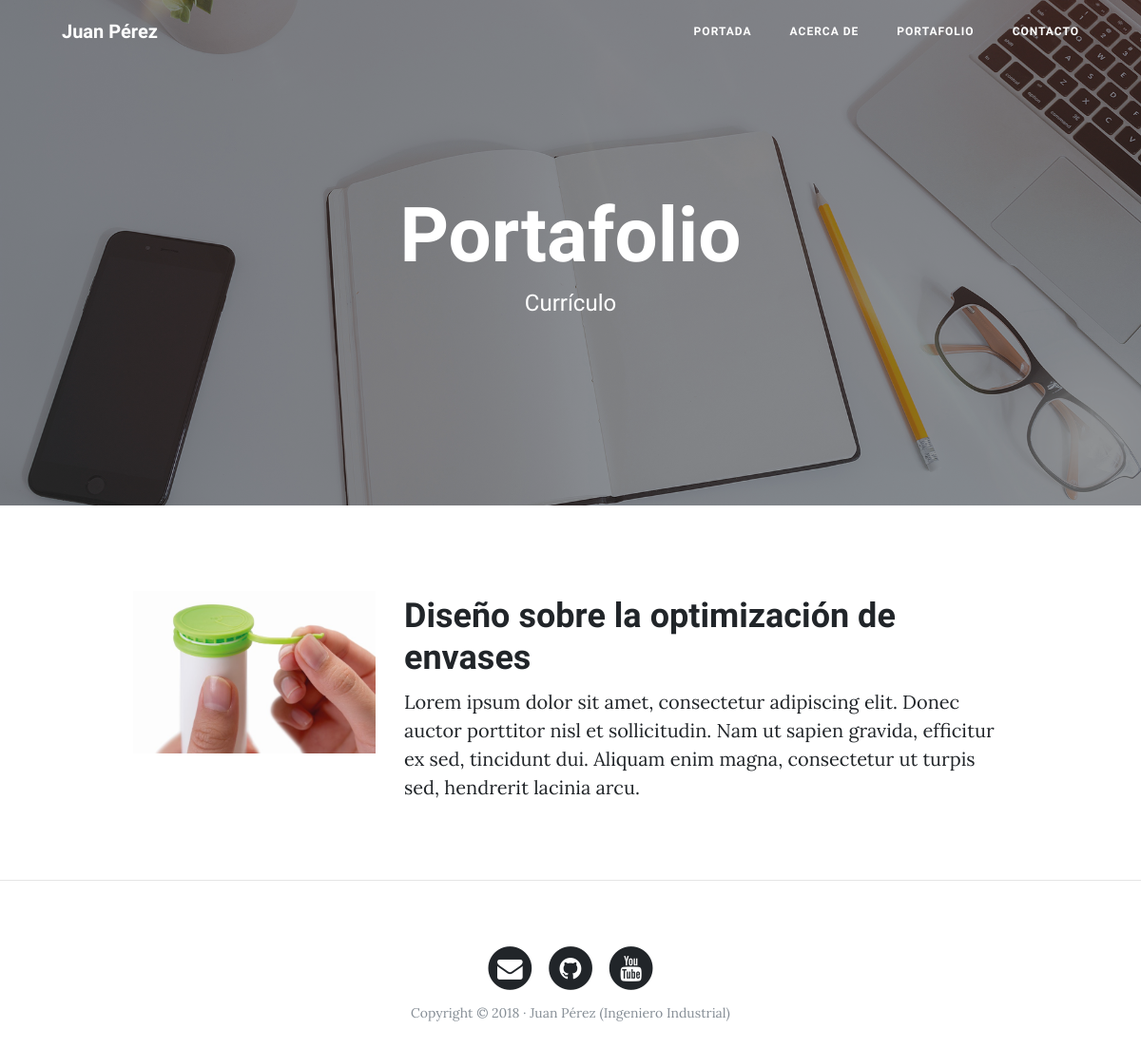
/portfolio/, run on an earlier commit of the app's database.
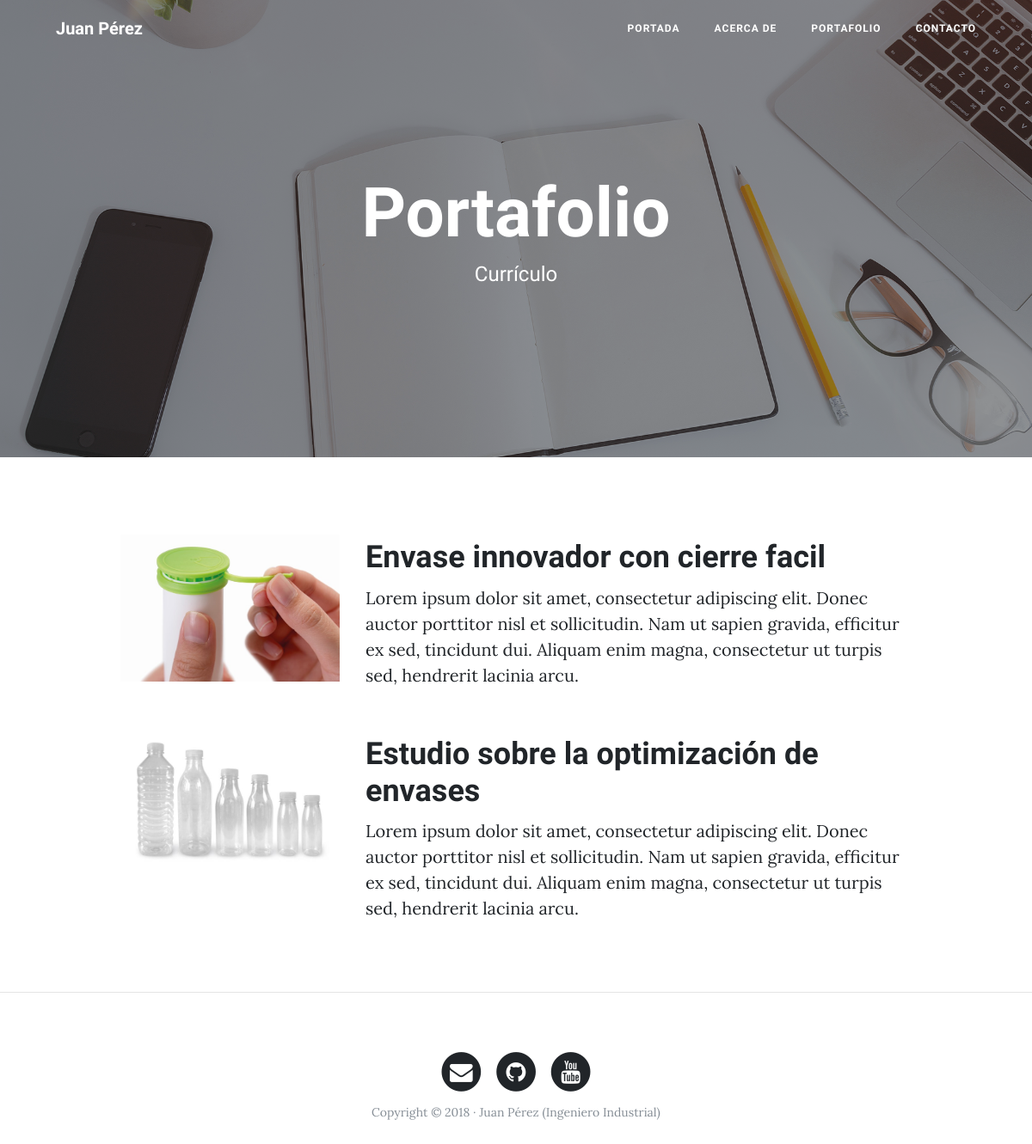
And on a later commit of the database.
### portfolio/models.py (models this page shows, shortened)
class Project(models.Model):
    title = models.CharField(max_length=200, verbose_name='Titulo')
    description = models.TextField(verbose_name='Descripcion')
    image = models.ImageField( verbose_name='Imagen', upload_to='projects')
    link = models.URLField(verbose_name='Direccion Web', null=True, blank=True)
    created = models.DateTimeField(auto_now_add=True, verbose_name='Fecha de creacion')
    updated = models.DateTimeField(auto_now=True, verbose_name='Fecha de edicion')
    class Meta:
        verbose_name='proyecto'
        verbose_name_plural='proyectos'
        ordering = ["-created"]

### portfolio/views.py (the view)
# urls.py: path('portfolio/', portfolio_views.portfolio, name="portfolio"),
def portfolio(request):
    projects = Project.objects.all()
    return render(request, "portfolio/portfolio.html", {'projects':projects})

### portfolio/templates/portfolio/portfolio.html (shortened to what this page needs)
{% extends "core/base.html" %}
{% block background %}{% load static %}{% static 'core/img/portfolio-bg.jpg' %}{% endblock %}
{% block headers %}
<h1>Portafolio</h1>
<span class="subheading">Currículo</span>
{% endblock %}
{% block content %}
  {% for project in projects %}
    <div class="row project">
      <div class="col-lg-3 col-md-4 offset-lg-1">
        <img class="img-fluid" src="{{project.image.url}}" alt="">
      </div>
      <div class="col-lg-7 col-md-8">
        <h2 class="section-heading title">{{project.title}}</h2>
        <p>{{project.description}}</p>
      </div>
    </div>
  {% endfor %}
{% endblock %}

### core/templates/core/base.html (shortened to what this page needs)
<!DOCTYPE html>
<html lang="es">
  <head>
    {% load static %}
    <link href="{% static 'core/vendor/bootstrap/css/bootstrap.min.css' %}" rel="stylesheet">
    <link href="{% static 'core/vendor/font-awesome/css/font-awesome.min.css' %}" rel="stylesheet" type="text/css">
    <link href="{% static 'core/css/clean-blog.min.css' %}" rel="stylesheet">
  </head>
  <body>
    <nav class="navbar navbar-expand-lg navbar-light fixed-top" id="mainNav">
      <div class="container">
        <a class="navbar-brand" href="{% url 'home' %}">Juan Pérez</a>
        <div class="collapse navbar-collapse" id="navbarResponsive">
          <ul class="navbar-nav ml-auto">
            <li class="nav-item">
              <a class="nav-link" href="{% url 'home' %}">Portada</a>
            </li>
            <li class="nav-item">
              <a class="nav-link" href="{% url 'about' %}">Acerca de</a>
            </li>
            <li class="nav-item">
              <a class="nav-link" href="{% url 'portfolio' %}">Portafolio</a>
            </li>
            <li class="nav-item">
              <a class="nav-link" href="{% url 'contact' %}">Contacto</a>
            </li>
          </ul>
        </div>
      </div>
    </nav>
    <header class="masthead" style="background-image: url('{% block background %}{% endblock %}')">
      <div class="overlay"></div>
      <div class="container">
        <div class="row">
          <div class="col-lg-8 col-md-10 mx-auto">
            <div class="site-heading">
              {% block headers %}{% endblock %}
            </div>
          </div>
        </div>
      </div>
    </header>
    <div class="container">
        {% block content %}{% endblock %}
    </div>
    {% if request.path != "/" %}
      <hr>
    {% endif %}
    <footer>
      <div class="container">
        <div class="row">
          <div class="col-lg-8 col-md-10 mx-auto">
            <ul class="list-inline text-center">
              <li class="list-inline-item">
                <a href="#">
                  <span class="fa-stack fa-lg">
                    <i class="fa fa-circle fa-stack-2x"></i>
                    <i class="fa fa-envelope fa-stack-1x fa-inverse"></i>
                  </span>
                </a>
              </li>
              <li class="list-inline-item">
                <a href="#">
                  <span class="fa-stack fa-lg">
                    <i class="fa fa-circle fa-stack-2x"></i>
                    <i class="fa fa-github fa-stack-1x fa-inverse"></i>
                  </span>
                </a>
              </li>
              <li class="list-inline-item">
                <a href="#">
                  <span class="fa-stack fa-lg">
                    <i class="fa fa-circle fa-stack-2x"></i>
                    <i class="fa fa-youtube fa-stack-1x fa-inverse"></i>
                  </span>
                </a>
              </li>
            </ul>
            <p class="copyright text-muted">Copyright &copy; 2018 · Juan Pérez (Ingeniero Industrial) </p>
          </div>
        </div>
      </div>
    </footer>
  </body>
</html>

What changed in the data, as far as the page shows it:
added Project: image (picture), title "Envase innovador con cierre facil", description "Lorem ipsum dolor sit amet, consectetur adipiscing elit. Donec auctor porttitor nisl et sollicitudin. Nam ut sapien gravida, efficitur ex sed, tincidunt dui. Aliquam enim magna, consectetur ut turpis sed, hendrerit lacinia arcu."
changed Project: image: a different picture; title "Diseño sobre la optimización de envases" → "Estudio sobre la optimización de envases"
